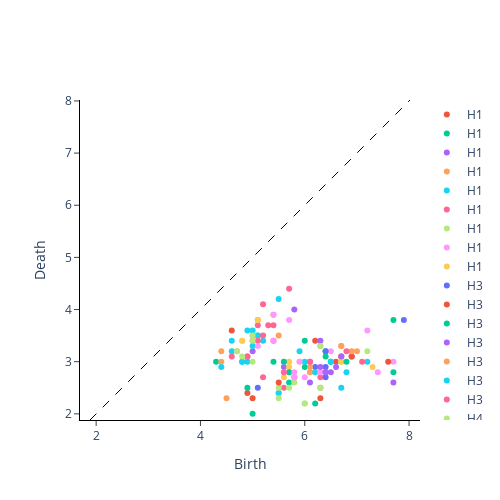

Write notebook code for a chart like this one.
### Code cell
vr = VietorisRipsPersistence()
xt = vr.fit_transform(xp)
vr.plot(xp)

### Figure 1 — Plotly figure (JSON) as saved in the notebook; plotly's stock layout.template omitted (floating-point values rounded to 4 significant figures)
{"data": [{"hoverinfo": "none", "line": {"color": "black", "dash": "dash", "width": 1}, "mode": "lines", "showlegend": false, "type": "scatter", "x": [1.882, 8.018], "y": [1.882, 8.018]}, {"hoverinfo": "text", "hovertext": ["(4.6, 3.6)"], "mode": "markers", "name": "H1", "type": "scatter", "x": [4.6], "y": [3.6]}, {"hoverinfo": "text", "hovertext": ["(4.3, 3.0)"], "mode": "markers", "name": "H1", "type": "scatter", "x": [4.3], "y": [3]}, {"hoverinfo": "text", "hovertext": ["(5.8, 4.0)", "(5.0, 3.2)"], "mode": "markers", "name": "H1", "type": "scatter", "x": [5.8, 5], "y": [4, 3.2]}, {"hoverinfo": "text", "hovertext": ["(4.7, 3.2)", "(5.4, 3.9)", "(5.5, 3.5)", "(4.4, 3.0)", "(5.0, 3.5)", "(4.5, 2.3)", "(4.4, 3.2)"], "mode": "markers", "name": "H1", "type": "scatter", "x": [4.7, 5.4, 5.5, 4.4, 5, 4.5, 4.4], "y": [3.2, 3.9, 3.5, 3, 3.5, 2.3, 3.2]}, {"hoverinfo": "text", "hovertext": ["(5.1, 3.5)", "(4.9, 3.0)", "(5.0, 3.6)", "(4.6, 3.4)", "(4.4, 2.9)", "(4.8, 3.0)", "(5.1, 3.5)", "(5.2, 3.4)", "(5.5, 4.2)", "(4.9, 3.6)", "(4.8, 3.0)", "(4.6, 3.2)", "(5.0, 3.3)"], "mode": "markers", "name": "H1", "type": "scatter", "x": [5.1, 4.9, 5, 4.6, 4.4, 4.8, 5.1, 5.2, 5.5, 4.9, 4.8, 4.6, 5], "y": [3.5, 3, 3.6, 3.4, 2.9, 3, 3.5, 3.4, 4.2, 3.6, 3, 3.2, 3.3]}, {"hoverinfo": "text", "hovertext": ["(4.6, 3.1)", "(5.0, 3.4)", "(4.9, 3.1)", "(5.4, 3.7)", "(5.7, 4.4)", "(5.1, 3.8)", "(5.1, 3.7)", "(5.2, 3.5)", "(5.4, 3.4)", "(5.2, 4.1)", "(4.9, 3.1)", "(5.1, 3.4)", "(5.3, 3.7)"], "mode": "markers", "name": "H1", "type": "scatter", "x": [4.6, 5, 4.9, 5.4, 5.7, 5.1, 5.1, 5.2, 5.4, 5.2, 4.9, 5.1, 5.3], "y": [3.1, 3.4, 3.1, 3.7, 4.4, 3.8, 3.7, 3.5, 3.4, 4.1, 3.1, 3.4, 3.7]}, {"hoverinfo": "text", "hovertext": ["(4.8, 3.4)", "(5.0, 3.0)", "(5.0, 3.4)", "(4.7, 3.2)", "(4.8, 3.1)", "(5.0, 3.5)", "(5.1, 3.8)"], "mode": "markers", "name": "H1", "type": "scatter", "x": [4.8, 5, 5, 4.7, 4.8, 5, 5.1], "y": [3.4, 3, 3.4, 3.2, 3.1, 3.5, 3.8]}, {"hoverinfo": "text", "hovertext": ["(5.4, 3.9)", "(5.7, 3.8)", "(5.4, 3.4)", "(5.1, 3.3)"], "mode": "markers", "name": "H1", "type": "scatter", "x": [5.4, 5.7, 5.4, 5.1], "y": [3.9, 3.8, 3.4, 3.3]}, {"hoverinfo": "text", "hovertext": ["(4.8, 3.4)", "(5.1, 3.8)"], "mode": "markers", "name": "H1", "type": "scatter", "x": [4.8, 5.1], "y": [3.4, 3.8]}, {"hoverinfo": "text", "hovertext": ["(5.1, 2.5)"], "mode": "markers", "name": "H3", "type": "scatter", "x": [5.1], "y": [2.5]}, {"hoverinfo": "text", "hovertext": ["(4.9, 2.4)", "(5.0, 2.3)"], "mode": "markers", "name": "H3", "type": "scatter", "x": [4.9, 5], "y": [2.4, 2.3]}, {"hoverinfo": "text", "hovertext": ["(5.0, 2.0)", "(5.7, 2.6)"], "mode": "markers", "name": "H3", "type": "scatter", "x": [5, 5.7], "y": [2, 2.6]}, {"hoverinfo": "text", "hovertext": ["(5.6, 2.9)"], "mode": "markers", "name": "H3", "type": "scatter", "x": [5.6], "y": [2.9]}, {"hoverinfo": "text", "hovertext": ["(5.5, 2.4)"], "mode": "markers", "name": "H3", "type": "scatter", "x": [5.5], "y": [2.4]}, {"hoverinfo": "text", "hovertext": ["(5.5, 2.4)"], "mode": "markers", "name": "H3", "type": "scatter", "x": [5.5], "y": [2.4]}, {"hoverinfo": "text", "hovertext": ["(5.2, 2.7)", "(5.6, 2.5)", "(5.8, 2.7)"], "mode": "markers", "name": "H3", "type": "scatter", "x": [5.2, 5.6, 5.8], "y": [2.7, 2.5, 2.7]}, {"hoverinfo": "text", "hovertext": ["(5.5, 2.3)", "(6.0, 2.2)", "(6.1, 2.8)", "(5.5, 2.5)", "(5.8, 2.6)"], "mode": "markers", "name": "H4", "type": "scatter", "x": [5.5, 6, 6.1, 5.5, 5.8], "y": [2.3, 2.2, 2.8, 2.5, 2.6]}, {"hoverinfo": "text", "hovertext": ["(5.8, 2.7)", "(5.6, 3.0)", "(5.7, 2.8)"], "mode": "markers", "name": "H4", "type": "scatter", "x": [5.8, 5.6, 5.7], "y": [2.7, 3, 2.8]}, {"hoverinfo": "text", "hovertext": ["(5.9, 3.0)", "(5.6, 2.7)", "(5.7, 3.0)", "(5.7, 2.9)"], "mode": "markers", "name": "H4", "type": "scatter", "x": [5.9, 5.6, 5.7, 5.7], "y": [3, 2.7, 3, 2.9]}, {"hoverinfo": "text", "hovertext": ["(6.4, 2.9)", "(6.2, 2.9)"], "mode": "markers", "name": "H4", "type": "scatter", "x": [6.4, 6.2], "y": [2.9, 2.9]}, {"hoverinfo": "text", "hovertext": ["(6.7, 3.1)", "(6.6, 3.0)", "(6.3, 2.3)", "(5.5, 2.6)"], "mode": "markers", "name": "H4", "type": "scatter", "x": [6.7, 6.6, 6.3, 5.5], "y": [3.1, 3, 2.3, 2.6]}, {"hoverinfo": "text", "hovertext": ["(6.4, 3.2)", "(5.7, 2.8)", "(5.6, 3.0)", "(6.2, 2.2)", "(6.0, 2.9)", "(5.4, 3.0)", "(6.0, 3.4)", "(4.9, 2.5)"], "mode": "markers", "name": "H4", "type": "scatter", "x": [6.4, 5.7, 5.6, 6.2, 6, 5.4, 6, 4.9], "y": [3.2, 2.8, 3, 2.2, 2.9, 3, 3.4, 2.5]}, {"hoverinfo": "text", "hovertext": ["(6.5, 2.8)", "(6.6, 2.9)", "(6.1, 3.0)"], "mode": "markers", "name": "H4", "type": "scatter", "x": [6.5, 6.6, 6.1], "y": [2.8, 2.9, 3]}, {"hoverinfo": "text", "hovertext": ["(7.0, 3.2)", "(6.3, 3.3)", "(6.1, 2.9)", "(6.1, 2.8)", "(6.7, 3.1)"], "mode": "markers", "name": "H4", "type": "scatter", "x": [7, 6.3, 6.1, 6.1, 6.7], "y": [3.2, 3.3, 2.9, 2.8, 3.1]}, {"hoverinfo": "text", "hovertext": ["(5.9, 3.2)", "(6.8, 2.8)", "(6.2, 2.8)", "(6.0, 3.0)"], "mode": "markers", "name": "H4", "type": "scatter", "x": [5.9, 6.8, 6.2, 6], "y": [3.2, 2.8, 2.8, 3]}, {"hoverinfo": "text", "hovertext": ["(6.9, 3.1)", "(6.3, 2.5)", "(5.6, 2.8)", "(6.3, 2.7)", "(6.1, 3.0)"], "mode": "markers", "name": "H4", "type": "scatter", "x": [6.9, 6.3, 5.6, 6.3, 6.1], "y": [3.1, 2.5, 2.8, 2.7, 3]}, {"hoverinfo": "text", "hovertext": ["(6.7, 3.0)", "(5.7, 2.5)", "(6.0, 2.2)", "(6.3, 2.5)"], "mode": "markers", "name": "H5", "type": "scatter", "x": [6.7, 5.7, 6, 6.3], "y": [3, 2.5, 2.2, 2.5]}, {"hoverinfo": "text", "hovertext": ["(6.0, 2.7)", "(5.8, 2.7), multiplicity: 2", "(6.5, 3.2)", "(5.8, 2.8)", "(6.3, 2.8)", "(6.9, 3.1)", "(5.8, 2.7), multiplicity: 2", "(5.9, 3.0)"], "mode": "markers", "name": "H5", "type": "scatter", "x": [6, 5.8, 6.5, 5.8, 6.3, 6.9, 5.8, 5.9], "y": [2.7, 2.7, 3.2, 2.8, 2.8, 3.1, 2.7, 3]}, {"hoverinfo": "text", "hovertext": ["(6.7, 3.0)", "(6.5, 3.0)"], "mode": "markers", "name": "H5", "type": "scatter", "x": [6.7, 6.5], "y": [3, 3]}, {"hoverinfo": "text", "hovertext": ["(6.4, 2.7)", "(6.4, 3.2)"], "mode": "markers", "name": "H5", "type": "scatter", "x": [6.4, 6.4], "y": [2.7, 3.2]}, {"hoverinfo": "text", "hovertext": ["(6.9, 3.1)", "(6.2, 3.4)"], "mode": "markers", "name": "H5", "type": "scatter", "x": [6.9, 6.2], "y": [3.1, 3.4]}, {"hoverinfo": "text", "hovertext": ["(6.8, 3.0)", "(6.5, 3.0)", "(6.4, 3.1)"], "mode": "markers", "name": "H5", "type": "scatter", "x": [6.8, 6.5, 6.4], "y": [3, 3, 3.1]}, {"hoverinfo": "text", "hovertext": ["(6.3, 2.9)", "(6.4, 2.8)", "(6.4, 2.8)", "(6.1, 2.6)", "(6.3, 3.4)", "(6.7, 3.1)"], "mode": "markers", "name": "H5", "type": "scatter", "x": [6.3, 6.4, 6.4, 6.1, 6.3, 6.7], "y": [2.9, 2.8, 2.8, 2.6, 3.4, 3.1]}, {"hoverinfo": "text", "hovertext": ["(6.9, 3.2)", "(6.7, 3.3)", "(6.7, 3.3)"], "mode": "markers", "name": "H5", "type": "scatter", "x": [6.9, 6.7, 6.7], "y": [3.2, 3.3, 3.3]}, {"hoverinfo": "text", "hovertext": ["(6.5, 3.0)", "(6.7, 2.5)", "(7.2, 3.0)"], "mode": "markers", "name": "H5", "type": "scatter", "x": [6.5, 6.7, 7.2], "y": [3, 2.5, 3]}, {"hoverinfo": "text", "hovertext": ["(7.1, 3.0)", "(6.8, 3.2)"], "mode": "markers", "name": "H5", "type": "scatter", "x": [7.1, 6.8], "y": [3, 3.2]}, {"hoverinfo": "text", "hovertext": ["(6.3, 3.3)", "(7.2, 3.2)"], "mode": "markers", "name": "H6", "type": "scatter", "x": [6.3, 7.2], "y": [3.3, 3.2]}, {"hoverinfo": "text", "hovertext": ["(7.2, 3.6)", "(7.4, 2.8)", "(7.7, 3.0)"], "mode": "markers", "name": "H6", "type": "scatter", "x": [7.2, 7.4, 7.7], "y": [3.6, 2.8, 3]}, {"hoverinfo": "text", "hovertext": ["(7.3, 2.9)"], "mode": "markers", "name": "H6", "type": "scatter", "x": [7.3], "y": [2.9]}, {"hoverinfo": "text", "hovertext": ["(7.9, 3.8)"], "mode": "markers", "name": "H6", "type": "scatter", "x": [7.9], "y": [3.8]}, {"hoverinfo": "text", "hovertext": ["(7.6, 3.0)"], "mode": "markers", "name": "H6", "type": "scatter", "x": [7.6], "y": [3]}, {"hoverinfo": "text", "hovertext": ["(7.7, 3.8)", "(7.7, 2.8)"], "mode": "markers", "name": "H6", "type": "scatter", "x": [7.7, 7.7], "y": [3.8, 2.8]}, {"hoverinfo": "text", "hovertext": ["(7.7, 2.6)"], "mode": "markers", "name": "H6", "type": "scatter", "x": [7.7], "y": [2.6]}], "layout": {"height": 500, "plot_bgcolor": "white", "width": 500, "xaxis": {"autorange": false, "exponentformat": "e", "linecolor": "black", "linewidth": 1, "mirror": false, "range": [1.882, 8.018], "showexponent": "all", "showline": true, "side": "bottom", "ticks": "outside", "title": {"text": "Birth"}, "type": "linear", "zeroline": true}, "yaxis": {"autorange": false, "exponentformat": "e", "linecolor": "black", "linewidth": 1, "mirror": false, "range": [1.882, 8.018], "scaleanchor": "x", "scaleratio": 1, "showexponent": "all", "showline": true, "side": "left", "ticks": "outside", "title": {"text": "Death"}, "type": "linear", "zeroline": true}}}
